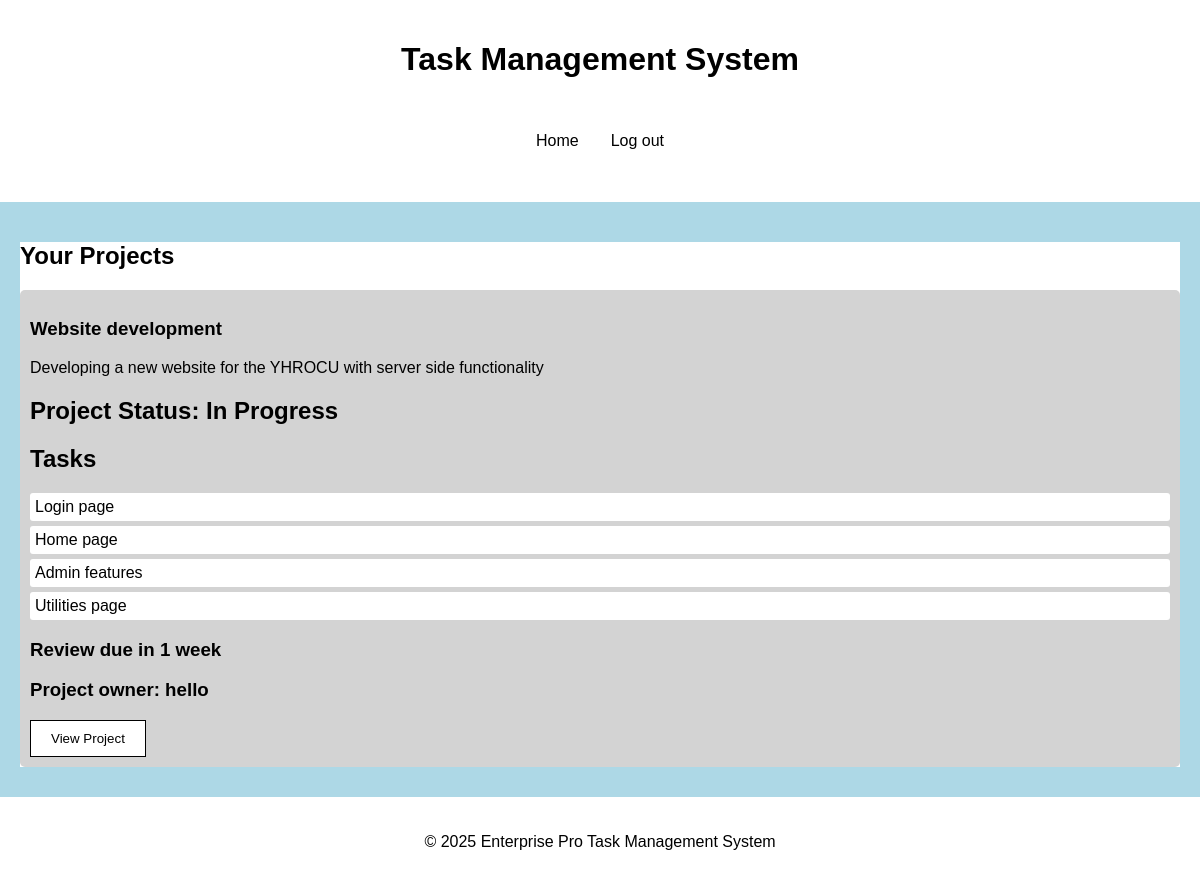
Page / (signed in) on the earlier database version.
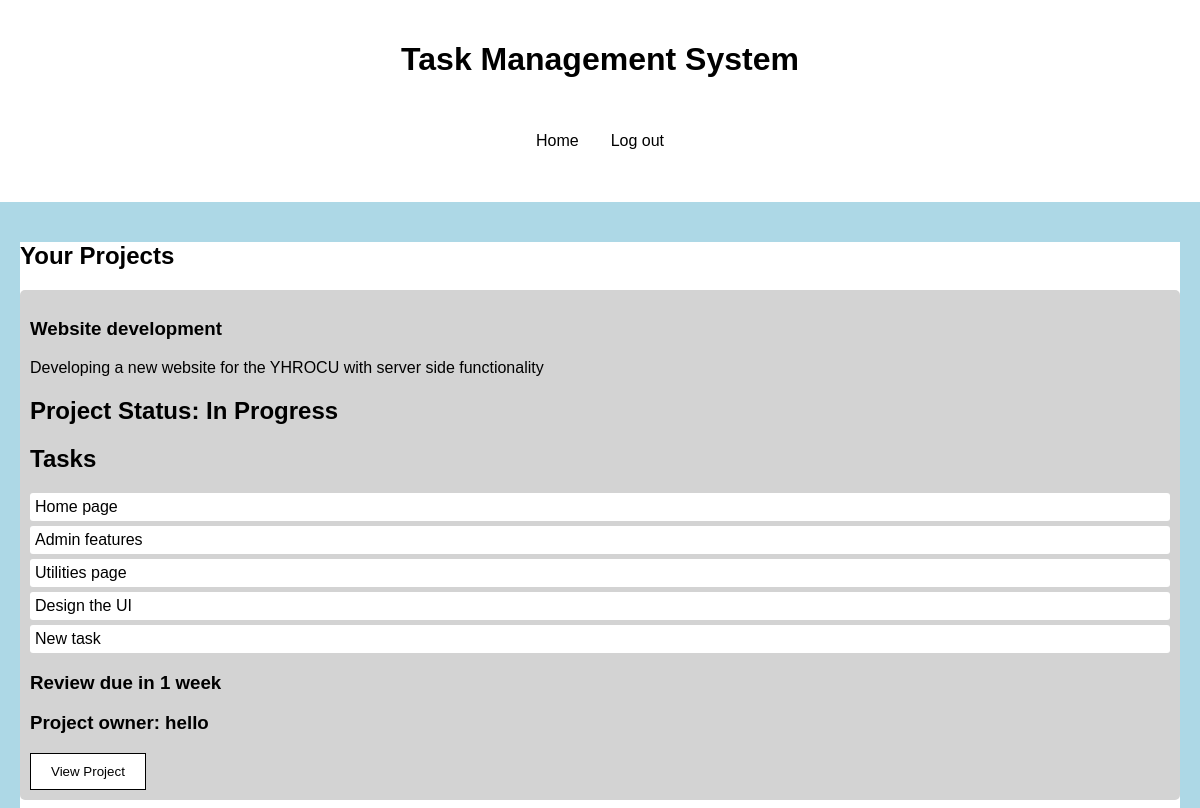
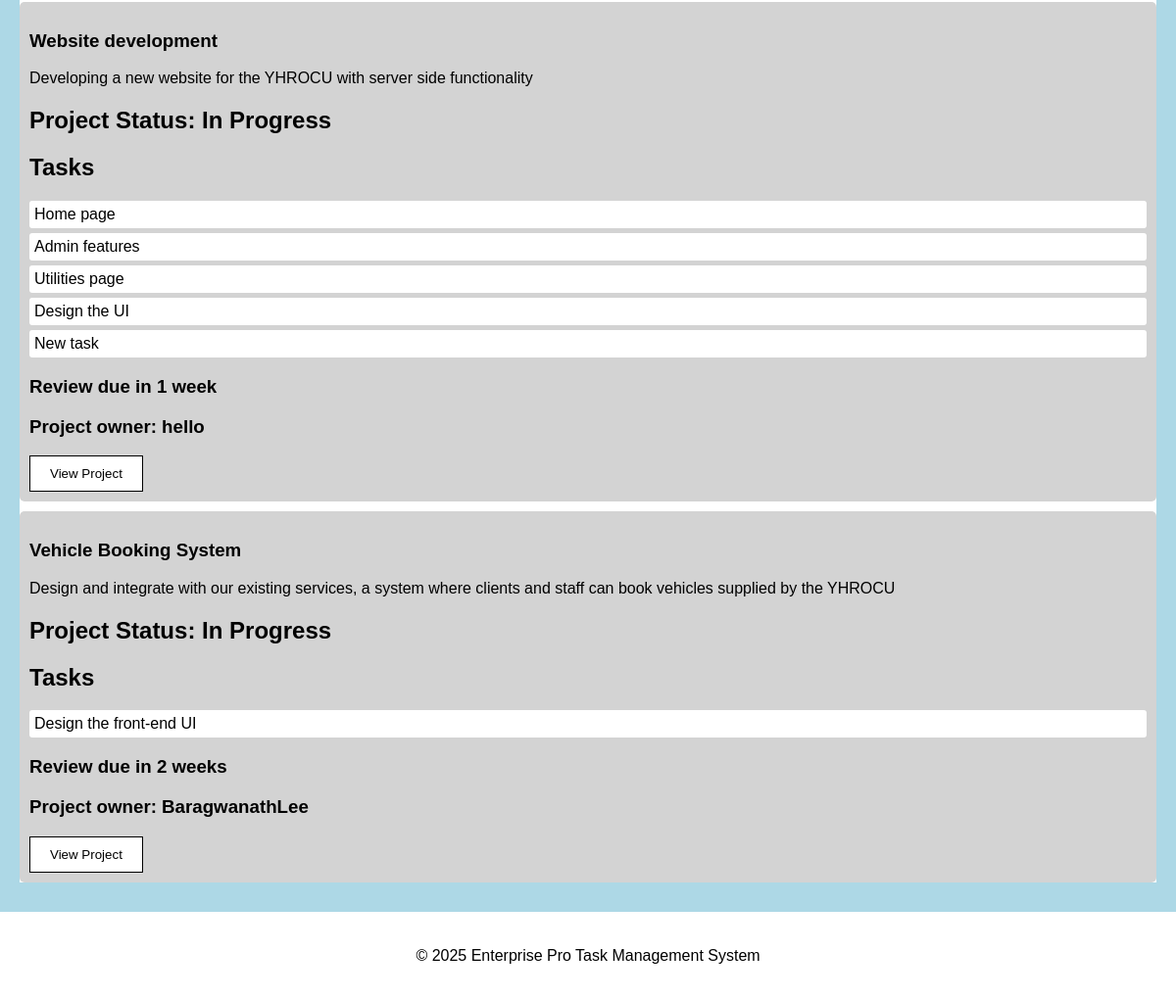
Same page on the later database version (2 pictures, top to bottom).
### tables this page shows
CREATE TABLE projects (
            project_id INTEGER PRIMARY KEY AUTOINCREMENT,
            project_title TEXT NOT NULL,
            project_details TEXT NOT NULL,
            project_status TEXT NOT NULL DEFAULT 'In Progress',
            project_review TEXT,
            project_owner TEXT NOT NULL,
            FOREIGN KEY (project_owner) REFERENCES users (username)
        );

CREATE TABLE tasks (
            task_id INTEGER PRIMARY KEY AUTOINCREMENT,
            task_title TEXT NOT NULL,
            task_details TEXT NOT NULL,
            task_status TEXT NOT NULL DEFAULT 'New',
            task_assigned_date DATE NOT NULL,
            task_due_date DATE NOT NULL,
            project_id INTEGER NOT NULL,
            FOREIGN KEY (project_id) REFERENCES projects (project_id)
        );

### app.py (the view)
    def index(self):
        if not self.user_logged_in:
            return redirect(url_for('login'))
        elif self.user_role == "admin":
            return redirect(url_for('admin'))
        elif self.user_role == "supervisor":
            return redirect(url_for('supervisor'))
        projects = self.database.get_all_from_table("projects")
        tasks = self.database.get_all_from_table("tasks")
        users_in_projects = self.database.get_all_from_table("project_users")
        assigned_projects = []
        for project in projects:
            for project_user in users_in_projects:
                if project_user[1] == project[0] and project_user[3] == self.user_id:
                    project = [project[0], project[1], project[2], project[3], project[4], project[5]]
                    project.append([task[1] for task in tasks if task[6] == project[0]])
                    assigned_projects.append(project)
        return render_template('index.html', projects=assigned_projects)

### use_database.py (called while the page is built)
    def get_all_from_table(self, table_name):
        cursor = self.connection.cursor()
        cursor.execute(f"""
        SELECT * FROM {table_name}
        """)
        return cursor.fetchall()

### templates/index.html (shortened to what this page needs)
<!DOCTYPE html>
<html lang="en">
  <head>
    <link
      rel="stylesheet"
      href="{{ url_for('static', filename='styles.css') }}"
    />
  </head>
  <body>
    <header>
      <h1>Task Management System</h1>
      <div class="menuBar">
        <ul class="nav">
          <li class="nav" id="currentPage">
            <a class="nav" href="{{ url_for('index') }}">Home</a>
          </li>
          <li class="nav">
            <a class="nav" id="login-logout-btn" href="{{ url_for('login') }}"
              >Login</a
            >
          </li>
        </ul>
      </div>
    </header>
    <main>
      <section id="projects">
        <h1>Your Projects</h1>
        {% for project in projects %}
        <div class="project">
          <h3>{{ project[1] }}</h3>
          <p>{{ project[2] }}</p>
          <h2>Project Status: {{ project[3] }}</h2>
          <h2>Tasks</h2>
          <ul class="tasks">
             {% for task in project[6] %}
            <li>{{ task }}</li>
            {% endfor %}
          </ul>
          <h3>Review due in {{ project[4] }}</h3>
          <h3>Project owner: {{ project[5] }}</h3>
          <a href="{{ url_for('setProjectId', project_id=project[0]) }}"
            ><button>View Project</button></a
          >
        </div>
        {% endfor %}
      </section>
    </main>
    <footer>
      <p>&copy; 2025 Enterprise Pro Task Management System</p>
    </footer>
  </body>
</html>

Differences in the rows shown:
now on one of the page's lists (row unchanged): projects: project_title "Website development", project_details "Developing a new website for the YHROCU with server side functionality", project_status "In Progress", project_review "1 week", project_owner "hello"
changed projects "Website development": loses tasks (task_title "Login page"); gains tasks (task_title "Home page"); gains tasks (task_title "Admin features"); gains tasks (task_title "Utilities page")
added tasks: task_title "Design the UI", shown under projects "Website development"
added tasks: task_title "New task", shown under projects "Website development"
now on this page (row unchanged): projects: project_title "Vehicle Booking System", project_details "Design and integrate with our existing services, a system where clients and staff can book vehicles supplied by the YHROCU", project_status "In Progress", project_review "2 weeks", project_owner "BaragwanathLee"
added tasks: task_title "Design the front-end UI", shown under "Vehicle Booking System"
